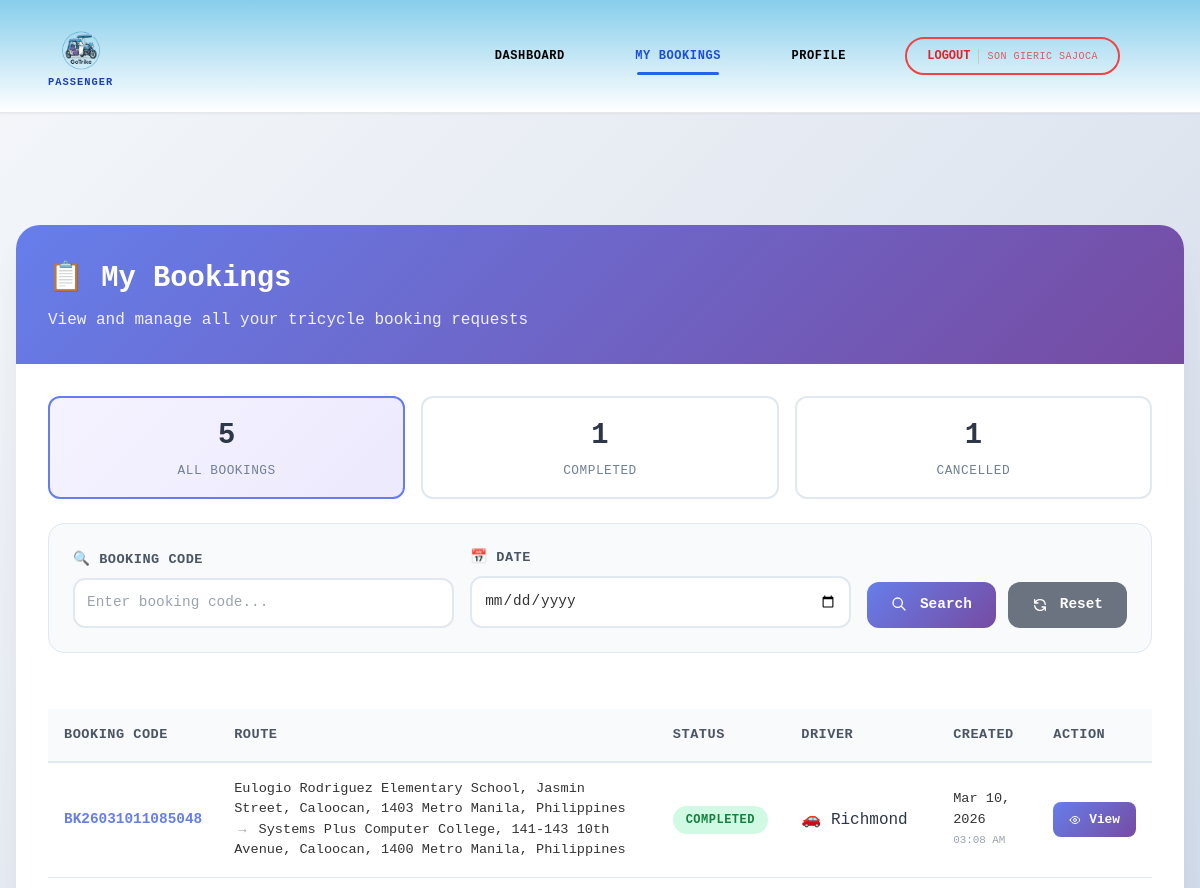
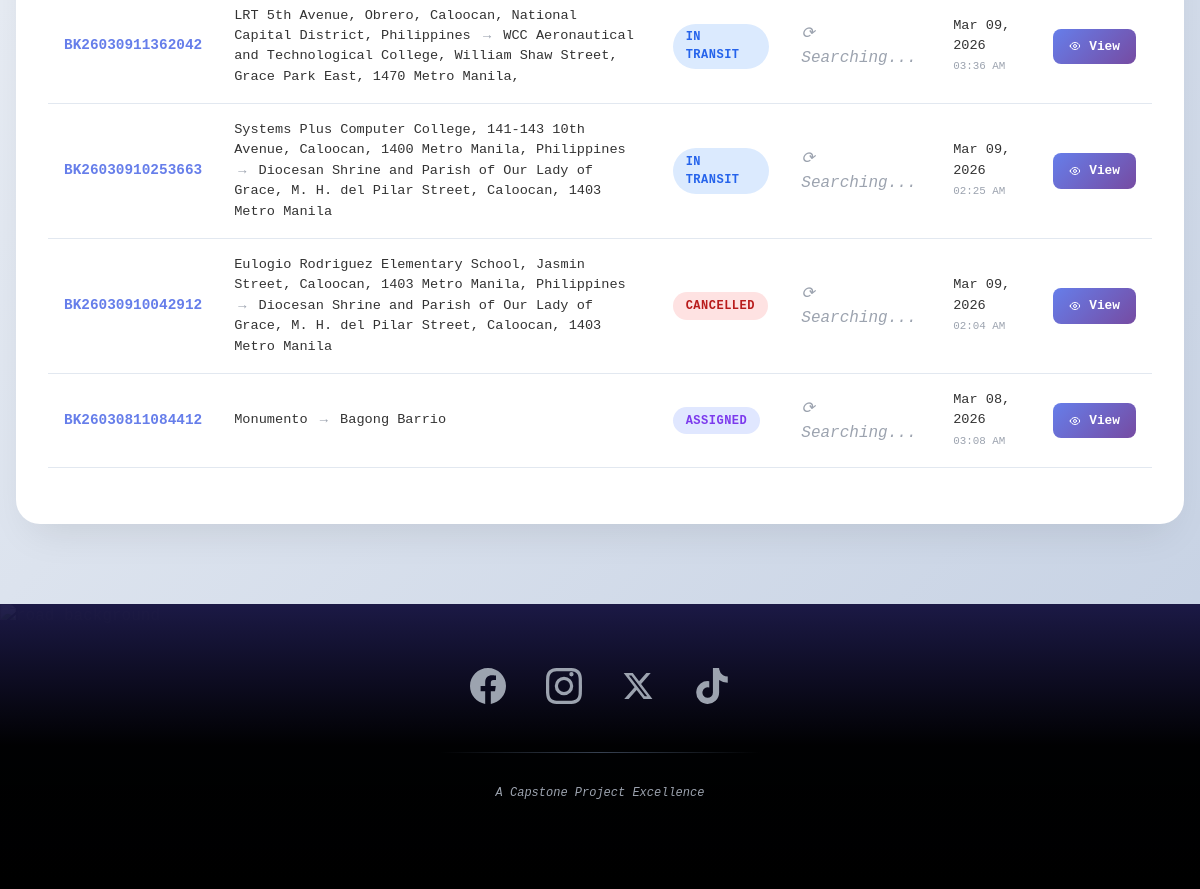
/passenger/my-bookings.php (signed in), run on the app's committed database (2 pictures, top to bottom).
### tables this page shows
CREATE TABLE `bookings` (
  `id` int(11) NOT NULL,
  `booking_code` varchar(20) NOT NULL,
  `passenger_id` int(11) NOT NULL,
  `pickup_landmark` varchar(100) NOT NULL,
  `dropoff_landmark` varchar(100) NOT NULL,
  `notes` text DEFAULT NULL,
  `driver_name` varchar(100) DEFAULT NULL,
  `status` enum('PENDING','ASSIGNED','PASSENGER PICKED UP','IN TRANSIT','COMPLETED','CANCELLED') DEFAULT 'PENDING',
  `pickup_time` datetime DEFAULT NULL,
  `dropoff_time` datetime DEFAULT NULL,
  `created_at` timestamp NOT NULL DEFAULT current_timestamp(),
  `total_pax` int(11) NOT NULL DEFAULT 0,
  `trike_units` int(11) NOT NULL DEFAULT 0,
  `distance` decimal(10,2) DEFAULT NULL,
  `fare` decimal(10,2) DEFAULT NULL,
  `preferred_time` datetime DEFAULT current_timestamp(),
  `driver_id` int(11) DEFAULT NULL
);

CREATE TABLE `users` (
  `id` int(11) NOT NULL,
  `name` varchar(100) NOT NULL,
  `email` varchar(100) NOT NULL,
  `password` varchar(255) NOT NULL,
  `contact` varchar(20) DEFAULT NULL,
  `profile` varchar(255) DEFAULT NULL,
  `role` enum('passenger','admin','driver') DEFAULT 'passenger',
  `created_at` timestamp NOT NULL DEFAULT current_timestamp(),
  `status` varchar(20) DEFAULT 'offline',
  `otp_code` varchar(6) DEFAULT NULL,
  `otp_expiry` datetime DEFAULT NULL
);

### passenger/my-bookings.php (the view, shortened to what this page needs)
<?php
require_once '../includes/auth-check.php';
$user_id = intval($_SESSION['user_id']);
$search_code = $_GET['search_code'] ?? '';
$search_date = $_GET['search_date'] ?? '';
$status_filter = $_GET['status'] ?? '';
$query = "SELECT b.*, u.name as driver_name_from_users
          FROM bookings b
          LEFT JOIN users u ON b.driver_id = u.id AND u.role = 'driver'
          WHERE b.passenger_id = ?";
$params = [$user_id];
$types = "i";
$query .= " ORDER BY b.created_at DESC";
$stmt = $conn->prepare($query);
$stmt->bind_param($types, ...$params);
$stmt->execute();
$bookings = $stmt->get_result();
$total_all = $conn->query("SELECT COUNT(*) as cnt FROM bookings WHERE passenger_id = $user_id")->fetch_assoc()['cnt'];
$total_completed = $conn->query("SELECT COUNT(*) as cnt FROM bookings WHERE passenger_id = $user_id AND status = 'COMPLETED'")->fetch_assoc()['cnt'];
$total_cancelled = $conn->query("SELECT COUNT(*) as cnt FROM bookings WHERE passenger_id = $user_id AND status = 'CANCELLED'")->fetch_assoc()['cnt'];
?>
<?php include '../includes/header.php'; ?>
<div class="bookings-container">
    <div class="main-card">
        <div class="card-header">
            <h2>📋 My Bookings</h2>
            <p>View and manage all your tricycle booking requests</p>
        </div>
        <div style="padding: 2rem 2rem 0 2rem;">
            <div class="stats-badges">
                <div class="stat-badge <?= $status_filter === '' ? 'active' : '' ?>" onclick="window.location.href='my-bookings.php'">
                    <div class="count"><?= $total_all ?></div>
                    <div class="label">All Bookings</div>
                </div>
                <div class="stat-badge <?= $status_filter === 'COMPLETED' ? 'active' : '' ?>" onclick="window.location.href='my-bookings.php?status=COMPLETED'">
                    <div class="count"><?= $total_completed ?></div>
                    <div class="label">Completed</div>
                </div>
                <div class="stat-badge <?= $status_filter === 'CANCELLED' ? 'active' : '' ?>" onclick="window.location.href='my-bookings.php?status=CANCELLED'">
                    <div class="count"><?= $total_cancelled ?></div>
                    <div class="label">Cancelled</div>
                </div>
            </div>
        </div>
        <div class="search-card">
            <form method="GET" action="" class="search-form">
                <div class="search-group">
                    <label>🔍 Booking Code</label>
                    <input type="text"
                           name="search_code"
                           value="<?= htmlspecialchars($search_code) ?>"
                           placeholder="Enter booking code..."
                           class="search-input">
                </div>
                <div class="search-group">
                    <label>📅 Date</label>
                    <input type="date"
                           name="search_date"
                           value="<?= htmlspecialchars($search_date) ?>"
                           class="search-input">
                </div>
                <div style="display: flex; gap: 0.75rem;">
                    <button type="submit" class="btn-search">
                        <svg class="w-4 h-4 inline-block mr-1" fill="none" stroke="currentColor" viewBox="0 0 24 24">
                            <path stroke-linecap="round" stroke-linejoin="round" stroke-width="2" d="M21 21l-6-6m2-5a7 7 0 11-14 0 7 7 0 0114 0z"></path>
                        </svg>
                        Search
                    </button>
                    <a href="my-bookings.php<?= !empty($status_filter) ? '?status=' . urlencode($status_filter) : '' ?>" class="btn-reset">
                        <svg class="w-4 h-4 inline-block mr-1" fill="none" stroke="currentColor" viewBox="0 0 24 24">
                            <path stroke-linecap="round" stroke-linejoin="round" stroke-width="2" d="M4 4v5h.582m15.356 2A8.001 8.001 0 004.582 9m0 0H9m11 11v-5h-.581m0 0a8.003 8.003 0 01-15.357-2m15.357 2H15"></path>
                        </svg>
                        Reset
                    </a>
                </div>
            </form>
        </div>
        <div class="table-wrapper">
            <?php if ($bookings->num_rows > 0): ?>
                <table class="bookings-table">
                    <thead>
                        <tr>
                            <th>Booking Code</th>
                            <th>Route</th>
                            <th>Status</th>
                            <th>Driver</th>
                            <th>Created</th>
                            <th>Action</th>
                        </tr>
                    </thead>
                    <tbody>
                        <?php while ($row = $bookings->fetch_assoc()): ?>
                            <?php
                            $status_key = strtolower(str_replace(' ', '_', $row['status']));
                            $status_color_class = 'status-' . $status_key;
                            $driver_display = !empty($row['driver_id']) && !empty($row['driver_name_from_users'])
                                ? $row['driver_name_from_users']
                                : null;
                            ?>
                            <tr>
                                <td class="booking-code"><?= htmlspecialchars($row['booking_code']) ?></td>
                                <td class="route-info">
                                    <?= htmlspecialchars($row['pickup_landmark']) ?>
                                    <span class="route-arrow">→</span>
                                    <?= htmlspecialchars($row['dropoff_landmark']) ?>
                                </td>
                                <td>
                                    <span class="status-badge <?= $status_color_class ?>">
                                        <?= htmlspecialchars($row['status']) ?>
                                    </span>
                                </td>
                                <td>
                                    <?php if ($driver_display): ?>
                                        <span class="driver-name">🚗 <?= htmlspecialchars($driver_display) ?></span>
                                    <?php else: ?>
                                        <span class="driver-unassigned">⟳ Searching...</span>
                                    <?php endif; ?>
                                </td>
                                <td style="font-size: 0.85rem;">
                                    <?= date('M d, Y', strtotime($row['created_at'])) ?><br>
                                    <small style="color: #9ca3af;"><?= date('h:i A', strtotime($row['created_at'])) ?></small>
                                </td>
                                <td style="white-space: nowrap;">
                                    <a href="qr.php?id=<?= $row['id'] ?>" class="btn-view">
                                        View
                                    </a>
                                </td>
                            </tr>
                        <?php endwhile; ?>
                    </tbody>
                </table>
            <?php endif; ?>
        </div>
    </div>
</div>
<?php include '../includes/footer.php'; ?>

### includes/header.php (shortened to what this page needs)
<!DOCTYPE html>
<html lang="en">
<head>
  <script src="https://cdn.tailwindcss.com"></script>
  <link rel="stylesheet" href="../assets/css/style.css">
</head>
<body class="bg-gray-50 min-h-screen">
<header class="border-b border-gray-200 sticky top-0 z-50 shadow-sm">
  <div class="max-w-7xl mx-auto px-4 sm:px-6 lg:px-8">
    <div class="flex justify-between items-center h-20">
      <div class="flex items-center logo-container">
        <a href="<?php
            if (isset($_SESSION['user_id'])) {
                if ($_SESSION['role'] === 'admin') echo '../admin/dashboard.php';
                elseif ($_SESSION['role'] === 'driver') echo '../driver/driver_dashboard.php';
                else echo '../passenger/dashboard.php';
            } else {
                echo '../index.php';
            }
         ?>" class="flex flex-col items-center"> <img src="../assets/images/logo2.png" alt="Logo">
          <?php if (isset($_SESSION['role'])): ?>
            <span class="role-badge"><?php echo htmlspecialchars($_SESSION['role']); ?></span>
          <?php endif; ?>
        </a>
      </div>
      <nav class="hidden md:flex items-center">
        <?php
          $current_page = basename($_SERVER['PHP_SELF']);
          function isActive($page) {
              global $current_page;
              return $current_page === $page ? 'is-active' : '';
          }
        ?>
        <?php if (isset($_SESSION['user_id'])): ?>
          <?php if ($_SESSION['role'] === 'passenger'): ?>
            <a href="../passenger/dashboard.php" class="nav-link <?php echo isActive('dashboard.php'); ?>">Dashboard</a>
            <a href="../passenger/my-bookings.php" class="nav-link <?php echo isActive('my-bookings.php'); ?>">My Bookings</a>
            <a href="../passenger/profile.php" class="nav-link <?php echo isActive('profile.php'); ?>">Profile</a>
          <?php endif; ?>
          <a href="../logout.php" class="user-pill">
            <span>Logout</span>
            <span class="ml-2 opacity-70 font-normal text-[10px] uppercase tracking-wider hidden lg:inline border-l border-red-300 pl-2">
              <?php echo htmlspecialchars($_SESSION['name'] ?? 'User'); ?>
            </span>
          </a>
        <?php else: ?>
          <a href="../index.php" class="nav-link <?php echo isActive('index.php'); ?>">Home</a>
          <a href="../login.php" class="nav-link <?php echo isActive('login.php'); ?>">Login</a>
          <a href="../register.php" class="register-btn">Register</a>
        <?php endif; ?>
      </nav>
    </div>
  </div>
</header>
<main class="max-w-7xl mx-auto px-4 sm:px-6 lg:px-8 py-10">
    </main>
</body>
</html>

### includes/footer.php (shortened to what this page needs)
<footer class="relative overflow-hidden mt-12 bg-gray-950">
  <div class="absolute inset-0 z-0">
    <img
      src="https://images.unsplash.com/photo-1567808291548-fc3ee04dbcf0?auto=format&fit=crop&q=80&w=1974"
      alt="road background"
      class="w-full h-full object-cover opacity-40"
    >
  </div>
  <div class="absolute inset-0 z-10 bg-gradient-to-b from-indigo-950/90 via-black/90 to-black"></div>
  <div class="relative z-20 max-w-7xl mx-auto px-6 py-12 lg:py-16">
    <div class="flex flex-col items-center">
      <div class="flex items-center justify-center gap-8 md:gap-10">
        <a href="#" target="_blank" rel="noopener noreferrer"
           class="group transition-all duration-300 transform hover:-translate-y-2"
           aria-label="Facebook">
        </a>
        <a href="#" target="_blank" rel="noopener noreferrer"
           class="group transition-all duration-300 transform hover:-translate-y-2"
           aria-label="Instagram">
        </a>
        <a href="#" target="_blank" rel="noopener noreferrer"
           class="group transition-all duration-300 transform hover:-translate-y-2"
           aria-label="X">
          <svg class="w-8 h-8 text-gray-400 group-hover:text-white transition-all" fill="currentColor" viewBox="0 0 24 24">
            <path d="M18.244 2.25h3.308l-7.227 8.26 8.502 11.24H16.17l-5.214-6.817L4.99 21.75H1.68l7.73-8.835L1.254 2.25H8.08l4.713 6.231zm-1.161 17.52h1.833L7.084 4.126H5.117z"/>
          </svg>
        </a>
        <a href="#" target="_blank" rel="noopener noreferrer"
           class="group transition-all duration-300 transform hover:-translate-y-2"
           aria-label="TikTok">
        </a>
      </div>
      <div class="w-full max-w-xs h-[1px] bg-gradient-to-r from-transparent via-gray-700 to-transparent mt-12 mb-8"></div>
      <div class="text-gray-400 text-sm flex flex-col items-center text-center">
        <p class="text-xs italic mb-6">A Capstone Project Excellence</p>
      </div>
    </div>
  </div>
</footer>

### assets/css/style.css (style rules this page uses)
* { margin:0; padding:0; box-sizing:border-box; }
body { font-family: 'Segoe UI', Tahoma, Geneva, Verdana, sans-serif; background: #f5f5f5; color: #333; }
header { background: #1e3a8a; color: white; padding: 1rem; text-align: center; }
nav { background: #172554; padding: 0.8rem; }
nav a { color: white; margin: 0 1.2rem; text-decoration: none; font-weight: 500; }
table { width: 100%; border-collapse: collapse; margin: 1.5rem 0; }
th, td { padding: 12px; text-align: left; border-bottom: 1px solid #ddd; }
th { background: #e5e7eb; }

### includes/header.php (style rules this page uses)
header, header * { font-family: 'NaruMonoDemo', monospace !important; }
header { background: linear-gradient(to bottom, #87CEEB, #FFFFFF) !important; }
.logo-container img { height: 50px; width: auto; object-fit: contain; }
nav { background: transparent !important; display: flex; align-items: center; }
.nav-link { position: relative; padding: 0.5rem 1rem; font-weight: 700; font-size: 0.75rem; color: #000000 !important; text-decoration: none; transition: all 0.2s; display: flex; align-items: center; height: 100%; text-transform: uppercase; letter-spacing: 0.05em; }
.nav-link.active, .nav-link.is-active { color: #1d4ed8 !important; }
.nav-link::after { content: ''; position: absolute; bottom: -2px; left: 15%; width: 70%; height: 3px; background-color: #2563eb; transform: scaleX(0); transition: transform 0.2s ease-in-out; border-radius: 2px; }
.nav-link:hover::after, .nav-link.active::after, .nav-link.is-active::after { transform: scaleX(1); }
.role-badge { font-size: 0.65rem; font-weight: 800; text-transform: uppercase; color: #1e40af; line-height: 1; margin-top: 2px; letter-spacing: 1px; }
.user-pill { display: flex; align-items: center; padding: 0.5rem 1.25rem; margin-left: 1.5rem; border: 2px solid #ef4444; color: #dc2626 !important; border-radius: 9999px; font-weight: 700; font-size: 0.75rem; text-decoration: none; transition: all 0.3s ease; background: transparent; text-transform: uppercase; }

### data on the page
bookings: booking_code "BK26031011085048", pickup_landmark "Eulogio Rodriguez Elementary School, Jasmin Street, Caloocan, 1403 Metro Manila, Philippines", dropoff_landmark "Systems Plus Computer College, 141-143 10th Avenue, Caloocan, 1400 Metro Manila, Philippines", status "COMPLETED", users.name "Richmond", created_at "Mar 10, 2026", created_at "03:08 AM"
bookings: booking_code "BK26030911362042", pickup_landmark "LRT 5th Avenue, Obrero, Caloocan, National Capital District, Philippines", dropoff_landmark "WCC Aeronautical and Technological College, William Shaw Street, Grace Park East, 1470 Metro Manila,", status "IN TRANSIT", shows "⟳ Searching...", created_at "Mar 09, 2026", created_at "03:36 AM"
bookings: booking_code "BK26030910253663", pickup_landmark "Systems Plus Computer College, 141-143 10th Avenue, Caloocan, 1400 Metro Manila, Philippines", dropoff_landmark "Diocesan Shrine and Parish of Our Lady of Grace, M. H. del Pilar Street, Caloocan, 1403 Metro Manila", status "IN TRANSIT", shows "⟳ Searching...", created_at "Mar 09, 2026", created_at "02:25 AM"
bookings: booking_code "BK26030910042912", pickup_landmark "Eulogio Rodriguez Elementary School, Jasmin Street, Caloocan, 1403 Metro Manila, Philippines", dropoff_landmark "Diocesan Shrine and Parish of Our Lady of Grace, M. H. del Pilar Street, Caloocan, 1403 Metro Manila", status "CANCELLED", shows "⟳ Searching...", created_at "Mar 09, 2026", created_at "02:04 AM"
bookings: booking_code "BK26030811084412", pickup_landmark "Monumento", dropoff_landmark "Bagong Barrio", status "ASSIGNED", shows "⟳ Searching...", created_at "Mar 08, 2026", created_at "03:08 AM"

### other printed values
$_SESSION['role'] "PASSENGER"
$_SESSION['name'] "SON GIERIC SAJOCA"
$total_all "5"
$total_completed "1"
$total_cancelled "1"
